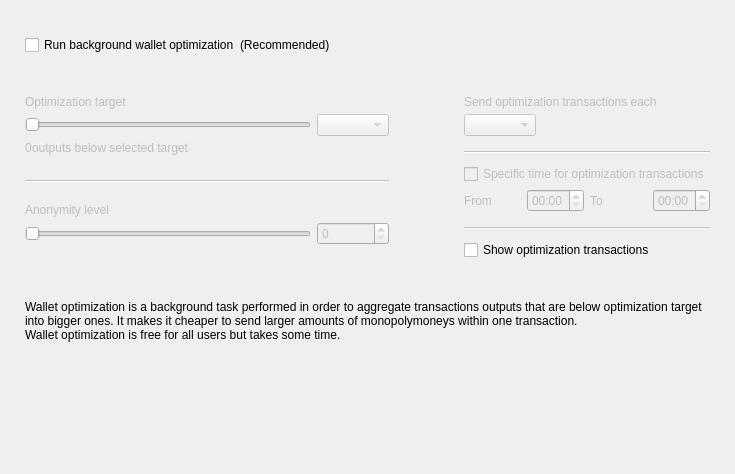
<?xml version="1.0" encoding="UTF-8"?>
<ui version="4.0">
 <class>OptimizationOptionsFrame</class>
 <widget class="QFrame" name="OptimizationOptionsFrame">
  <property name="geometry">
   <rect>
    <x>0</x>
    <y>0</y>
    <width>735</width>
    <height>474</height>
   </rect>
  </property>
  <property name="windowTitle">
   <string>Frame</string>
  </property>
  <property name="frameShape">
   <enum>QFrame::NoFrame</enum>
  </property>
  <property name="frameShadow">
   <enum>QFrame::Raised</enum>
  </property>
  <layout class="QVBoxLayout" name="verticalLayout">
   <property name="spacing">
    <number>0</number>
   </property>
   <property name="leftMargin">
    <number>25</number>
   </property>
   <property name="topMargin">
    <number>35</number>
   </property>
   <property name="rightMargin">
    <number>25</number>
   </property>
   <property name="bottomMargin">
    <number>0</number>
   </property>
   <item>
    <layout class="QHBoxLayout" name="horizontalLayout_2">
     <item>
      <widget class="QCheckBox" name="m_enableOptimizationCheck">
       <property name="text">
        <string>Run background wallet optimization</string>
       </property>
      </widget>
     </item>
     <item>
      <widget class="WalletGui::WalletNormalGrayTextLabel" name="label_8">
       <property name="text">
        <string>(Recommended)</string>
       </property>
      </widget>
     </item>
     <item>
      <spacer name="horizontalSpacer">
       <property name="orientation">
        <enum>Qt::Horizontal</enum>
       </property>
       <property name="sizeHint" stdset="0">
        <size>
         <width>40</width>
         <height>20</height>
        </size>
       </property>
      </spacer>
     </item>
    </layout>
   </item>
   <item>
    <spacer name="verticalSpacer_2">
     <property name="orientation">
      <enum>Qt::Vertical</enum>
     </property>
     <property name="sizeType">
      <enum>QSizePolicy::Fixed</enum>
     </property>
     <property name="sizeHint" stdset="0">
      <size>
       <width>20</width>
       <height>40</height>
      </size>
     </property>
    </spacer>
   </item>
   <item>
    <widget class="QWidget" name="m_optimizationOptionsWidget" native="true">
     <property name="enabled">
      <bool>true</bool>
     </property>
     <layout class="QHBoxLayout" name="horizontalLayout">
      <property name="spacing">
       <number>75</number>
      </property>
      <property name="leftMargin">
       <number>0</number>
      </property>
      <property name="topMargin">
       <number>0</number>
      </property>
      <property name="rightMargin">
       <number>0</number>
      </property>
      <property name="bottomMargin">
       <number>0</number>
      </property>
      <item alignment="Qt::AlignTop">
       <widget class="QWidget" name="widget1" native="true">
        <property name="enabled">
         <bool>false</bool>
        </property>
        <layout class="QGridLayout" name="gridLayout" columnstretch="50,0,0,0">
         <property name="leftMargin">
          <number>0</number>
         </property>
         <property name="topMargin">
          <number>0</number>
         </property>
         <property name="rightMargin">
          <number>0</number>
         </property>
         <property name="bottomMargin">
          <number>0</number>
         </property>
         <property name="verticalSpacing">
          <number>5</number>
         </property>
         <item row="0" column="0" colspan="4">
          <widget class="WalletGui::WalletNormalBlackTextLabel" name="label_5">
           <property name="text">
            <string>Optimization target</string>
           </property>
           <property name="indent">
            <number>0</number>
           </property>
          </widget>
         </item>
         <item row="4" column="0" colspan="4">
          <spacer name="verticalSpacer_3">
           <property name="orientation">
            <enum>Qt::Vertical</enum>
           </property>
           <property name="sizeType">
            <enum>QSizePolicy::Fixed</enum>
           </property>
           <property name="sizeHint" stdset="0">
            <size>
             <width>20</width>
             <height>20</height>
            </size>
           </property>
          </spacer>
         </item>
         <item row="1" column="0" colspan="3">
          <widget class="QSlider" name="m_thresholdSlider">
           <property name="maximum">
            <number>6</number>
           </property>
           <property name="pageStep">
            <number>1</number>
           </property>
           <property name="orientation">
            <enum>Qt::Horizontal</enum>
           </property>
          </widget>
         </item>
         <item row="1" column="3">
          <widget class="QComboBox" name="m_thresholdCombo"/>
         </item>
         <item row="5" column="0" colspan="4">
          <widget class="Line" name="line">
           <property name="orientation">
            <enum>Qt::Horizontal</enum>
           </property>
          </widget>
         </item>
         <item row="6" column="0" colspan="4">
          <spacer name="verticalSpacer_4">
           <property name="orientation">
            <enum>Qt::Vertical</enum>
           </property>
           <property name="sizeType">
            <enum>QSizePolicy::Fixed</enum>
           </property>
           <property name="sizeHint" stdset="0">
            <size>
             <width>20</width>
             <height>15</height>
            </size>
           </property>
          </spacer>
         </item>
         <item row="8" column="3">
          <widget class="QSpinBox" name="m_mixinSpin">
           <property name="buttonSymbols">
            <enum>QAbstractSpinBox::UpDownArrows</enum>
           </property>
          </widget>
         </item>
         <item row="7" column="0" colspan="4">
          <widget class="WalletGui::WalletNormalBlackTextLabel" name="label_7">
           <property name="text">
            <string>Anonymity level</string>
           </property>
           <property name="indent">
            <number>0</number>
           </property>
          </widget>
         </item>
         <item row="8" column="0" colspan="3">
          <widget class="QSlider" name="m_mixinSlider">
           <property name="pageStep">
            <number>1</number>
           </property>
           <property name="orientation">
            <enum>Qt::Horizontal</enum>
           </property>
          </widget>
         </item>
         <item row="2" column="0" colspan="4">
          <spacer name="verticalSpacer_12">
           <property name="orientation">
            <enum>Qt::Vertical</enum>
           </property>
           <property name="sizeType">
            <enum>QSizePolicy::Fixed</enum>
           </property>
           <property name="sizeHint" stdset="0">
            <size>
             <width>20</width>
             <height>0</height>
            </size>
           </property>
          </spacer>
         </item>
         <item row="3" column="0" colspan="4">
          <layout class="QHBoxLayout" name="horizontalLayout_3" stretch="0,1">
           <item>
            <widget class="QLabel" name="m_nonOptimizedOutputsLabel">
             <property name="text">
              <string>0</string>
             </property>
            </widget>
           </item>
           <item>
            <widget class="WalletGui::WalletNormalBlackTextLabel" name="m_nonOptimizedOutputsTextLabel">
             <property name="text">
              <string>outputs below selected target</string>
             </property>
            </widget>
           </item>
          </layout>
         </item>
        </layout>
       </widget>
      </item>
      <item>
       <layout class="QVBoxLayout" name="verticalLayout_3">
        <property name="spacing">
         <number>10</number>
        </property>
        <property name="rightMargin">
         <number>0</number>
        </property>
        <property name="bottomMargin">
         <number>0</number>
        </property>
        <item>
         <widget class="QWidget" name="widget2" native="true">
          <property name="enabled">
           <bool>false</bool>
          </property>
          <layout class="QGridLayout" name="gridLayout_2" columnstretch="0,0,0,0">
           <property name="leftMargin">
            <number>0</number>
           </property>
           <property name="topMargin">
            <number>0</number>
           </property>
           <property name="rightMargin">
            <number>0</number>
           </property>
           <property name="bottomMargin">
            <number>0</number>
           </property>
           <property name="verticalSpacing">
            <number>5</number>
           </property>
           <item row="2" column="0" colspan="2" alignment="Qt::AlignLeft">
            <widget class="QComboBox" name="m_periodCombo"/>
           </item>
           <item row="8" column="0">
            <widget class="WalletGui::WalletNormalBlackTextLabel" name="label_2">
             <property name="text">
              <string>From</string>
             </property>
            </widget>
           </item>
           <item row="8" column="1">
            <widget class="QTimeEdit" name="m_startTimeEdit">
             <property name="enabled">
              <bool>false</bool>
             </property>
             <property name="displayFormat">
              <string>HH:mm</string>
             </property>
            </widget>
           </item>
           <item row="8" column="2">
            <widget class="WalletGui::WalletNormalBlackTextLabel" name="label_3">
             <property name="text">
              <string>To</string>
             </property>
            </widget>
           </item>
           <item row="8" column="3">
            <widget class="QTimeEdit" name="m_stopTimeEdit">
             <property name="enabled">
              <bool>false</bool>
             </property>
             <property name="displayFormat">
              <string>HH:mm</string>
             </property>
            </widget>
           </item>
           <item row="6" column="0" colspan="4">
            <widget class="QCheckBox" name="m_optimizationTimeCheck">
             <property name="text">
              <string>Specific time for optimization transactions</string>
             </property>
            </widget>
           </item>
           <item row="4" column="0" colspan="4">
            <widget class="Line" name="line_2">
             <property name="orientation">
              <enum>Qt::Horizontal</enum>
             </property>
            </widget>
           </item>
           <item row="0" column="0" colspan="4">
            <widget class="WalletGui::WalletNormalBlackTextLabel" name="label_4">
             <property name="text">
              <string>Send optimization transactions each</string>
             </property>
             <property name="indent">
              <number>0</number>
             </property>
            </widget>
           </item>
           <item row="7" column="0" colspan="4">
            <spacer name="verticalSpacer_8">
             <property name="orientation">
              <enum>Qt::Vertical</enum>
             </property>
             <property name="sizeType">
              <enum>QSizePolicy::Fixed</enum>
             </property>
             <property name="sizeHint" stdset="0">
              <size>
               <width>20</width>
               <height>0</height>
              </size>
             </property>
            </spacer>
           </item>
           <item row="3" column="0" colspan="4">
            <spacer name="verticalSpacer_6">
             <property name="orientation">
              <enum>Qt::Vertical</enum>
             </property>
             <property name="sizeType">
              <enum>QSizePolicy::Fixed</enum>
             </property>
             <property name="sizeHint" stdset="0">
              <size>
               <width>20</width>
               <height>10</height>
              </size>
             </property>
            </spacer>
           </item>
           <item row="10" column="0" colspan="4">
            <widget class="Line" name="line_3">
             <property name="orientation">
              <enum>Qt::Horizontal</enum>
             </property>
            </widget>
           </item>
           <item row="1" column="0" colspan="4">
            <spacer name="verticalSpacer_5">
             <property name="orientation">
              <enum>Qt::Vertical</enum>
             </property>
             <property name="sizeType">
              <enum>QSizePolicy::Fixed</enum>
             </property>
             <property name="sizeHint" stdset="0">
              <size>
               <width>20</width>
               <height>0</height>
              </size>
             </property>
            </spacer>
           </item>
           <item row="5" column="0" colspan="4">
            <spacer name="verticalSpacer_7">
             <property name="orientation">
              <enum>Qt::Vertical</enum>
             </property>
             <property name="sizeType">
              <enum>QSizePolicy::Fixed</enum>
             </property>
             <property name="sizeHint" stdset="0">
              <size>
               <width>20</width>
               <height>5</height>
              </size>
             </property>
            </spacer>
           </item>
           <item row="9" column="0" colspan="4">
            <spacer name="verticalSpacer_10">
             <property name="orientation">
              <enum>Qt::Vertical</enum>
             </property>
             <property name="sizeType">
              <enum>QSizePolicy::Fixed</enum>
             </property>
             <property name="sizeHint" stdset="0">
              <size>
               <width>20</width>
               <height>10</height>
              </size>
             </property>
            </spacer>
           </item>
          </layout>
         </widget>
        </item>
        <item>
         <widget class="QCheckBox" name="m_showFusionTransactionsCheck">
          <property name="enabled">
           <bool>true</bool>
          </property>
          <property name="text">
           <string>Show optimization transactions</string>
          </property>
         </widget>
        </item>
       </layout>
      </item>
     </layout>
    </widget>
   </item>
   <item>
    <spacer name="verticalSpacer_11">
     <property name="orientation">
      <enum>Qt::Vertical</enum>
     </property>
     <property name="sizeType">
      <enum>QSizePolicy::Fixed</enum>
     </property>
     <property name="sizeHint" stdset="0">
      <size>
       <width>20</width>
       <height>40</height>
      </size>
     </property>
    </spacer>
   </item>
   <item>
    <widget class="WalletGui::WalletExtraNormalGrayTextLabel" name="m_helpLabel">
     <property name="text">
      <string>Wallet optimization is a background task performed in order to aggregate transactions outputs that are below optimization target into bigger ones. It makes it cheaper to send larger amounts of monopolymoneys within one transaction.
Wallet optimization is free for all users but takes some time.</string>
     </property>
     <property name="wordWrap">
      <bool>true</bool>
     </property>
    </widget>
   </item>
   <item>
    <spacer name="verticalSpacer">
     <property name="orientation">
      <enum>Qt::Vertical</enum>
     </property>
     <property name="sizeHint" stdset="0">
      <size>
       <width>20</width>
       <height>40</height>
      </size>
     </property>
    </spacer>
   </item>
  </layout>
 </widget>
 <customwidgets>
  <customwidget>
   <class>WalletGui::WalletNormalGrayTextLabel</class>
   <extends>QLabel</extends>
   <header>Gui/Common/WalletTextLabel.h</header>
  </customwidget>
  <customwidget>
   <class>WalletGui::WalletNormalBlackTextLabel</class>
   <extends>QLabel</extends>
   <header>Gui/Common/WalletTextLabel.h</header>
  </customwidget>
  <customwidget>
   <class>WalletGui::WalletExtraNormalGrayTextLabel</class>
   <extends>QLabel</extends>
   <header>Gui/Common/WalletTextLabel.h</header>
  </customwidget>
 </customwidgets>
 <resources/>
 <connections>
  <connection>
   <sender>m_enableOptimizationCheck</sender>
   <signal>toggled(bool)</signal>
   <receiver>widget1</receiver>
   <slot>setEnabled(bool)</slot>
   <hints>
    <hint type="sourcelabel">
     <x>147</x>
     <y>47</y>
    </hint>
    <hint type="destinationlabel">
     <x>176</x>
     <y>204</y>
    </hint>
   </hints>
  </connection>
  <connection>
   <sender>m_thresholdSlider</sender>
   <signal>valueChanged(int)</signal>
   <receiver>OptimizationOptionsFrame</receiver>
   <slot>thresholdChanged(int)</slot>
   <hints>
    <hint type="sourcelabel">
     <x>116</x>
     <y>139</y>
    </hint>
    <hint type="destinationlabel">
     <x>355</x>
     <y>194</y>
    </hint>
   </hints>
  </connection>
  <connection>
   <sender>m_mixinSlider</sender>
   <signal>valueChanged(int)</signal>
   <receiver>OptimizationOptionsFrame</receiver>
   <slot>mixinChanged(int)</slot>
   <hints>
    <hint type="sourcelabel">
     <x>116</x>
     <y>240</y>
    </hint>
    <hint type="destinationlabel">
     <x>367</x>
     <y>236</y>
    </hint>
   </hints>
  </connection>
  <connection>
   <sender>m_optimizationTimeCheck</sender>
   <signal>toggled(bool)</signal>
   <receiver>m_startTimeEdit</receiver>
   <slot>setEnabled(bool)</slot>
   <hints>
    <hint type="sourcelabel">
     <x>543</x>
     <y>179</y>
    </hint>
    <hint type="destinationlabel">
     <x>501</x>
     <y>207</y>
    </hint>
   </hints>
  </connection>
  <connection>
   <sender>m_optimizationTimeCheck</sender>
   <signal>toggled(bool)</signal>
   <receiver>m_stopTimeEdit</receiver>
   <slot>setEnabled(bool)</slot>
   <hints>
    <hint type="sourcelabel">
     <x>543</x>
     <y>179</y>
    </hint>
    <hint type="destinationlabel">
     <x>643</x>
     <y>207</y>
    </hint>
   </hints>
  </connection>
  <connection>
   <sender>m_mixinSpin</sender>
   <signal>valueChanged(int)</signal>
   <receiver>OptimizationOptionsFrame</receiver>
   <slot>mixinChanged(int)</slot>
   <hints>
    <hint type="sourcelabel">
     <x>273</x>
     <y>271</y>
    </hint>
    <hint type="destinationlabel">
     <x>367</x>
     <y>236</y>
    </hint>
   </hints>
  </connection>
  <connection>
   <sender>m_thresholdCombo</sender>
   <signal>currentIndexChanged(int)</signal>
   <receiver>OptimizationOptionsFrame</receiver>
   <slot>thresholdChanged(int)</slot>
   <hints>
    <hint type="sourcelabel">
     <x>270</x>
     <y>139</y>
    </hint>
    <hint type="destinationlabel">
     <x>367</x>
     <y>236</y>
    </hint>
   </hints>
  </connection>
  <connection>
   <sender>m_enableOptimizationCheck</sender>
   <signal>toggled(bool)</signal>
   <receiver>widget2</receiver>
   <slot>setEnabled(bool)</slot>
   <hints>
    <hint type="sourcelabel">
     <x>158</x>
     <y>48</y>
    </hint>
    <hint type="destinationlabel">
     <x>556</x>
     <y>197</y>
    </hint>
   </hints>
  </connection>
 </connections>
 <slots>
  <slot>thresholdChanged(int)</slot>
  <slot>mixinChanged(int)</slot>
 </slots>
</ui>
